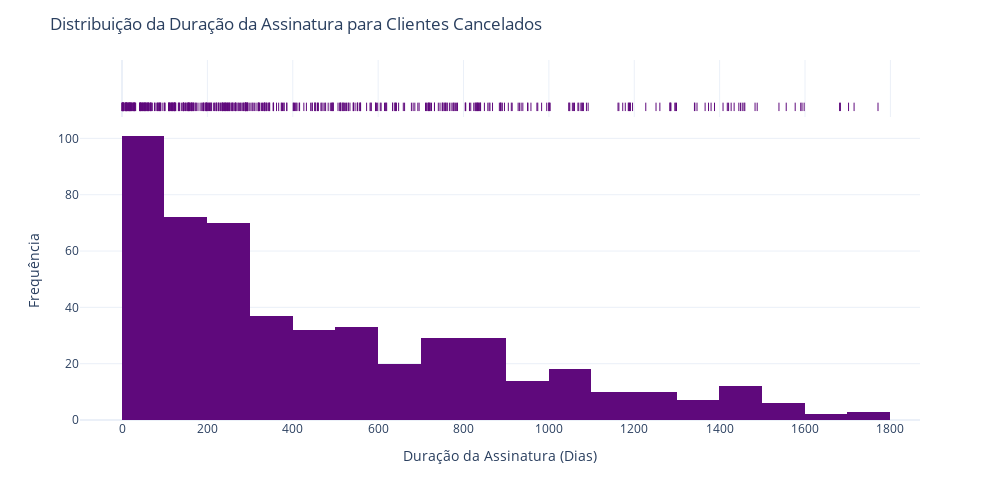

Notebook code cell kept with this figure:
### Markdown cell above
Criação do gráfico para visualização da distribuição da duração das assinaturas para os clientes que cancelaram suas assinaturas.

### Code cell
# 
fig = px.histogram(
    cancelled_data, 
    x='subscription_duration', 
    nbins=30, 
    marginal='rug',  # Altere para 'box', 'violin', ou 'rug' para diferentes tipos de marginais
    color_discrete_sequence=['#5F097C'],
    width=1000, height=500)


fig.update_layout(
    title='Distribuição da Duração da Assinatura para Clientes Cancelados',
    xaxis_title='Duração da Assinatura (Dias)',
    yaxis_title='Frequência',
    template='plotly_white'
)

fig.write_image('imgs/subscription_duration.png')
fig.show()

### Figure 1 — Plotly figure (JSON) as saved in the notebook; plotly's stock layout.template omitted (floating-point values rounded to 4 significant figures; data arrays with more than 128 entries replaced by an {"elided": "..."} marker saying what was removed)
{"data": [{"alignmentgroup": "True", "bingroup": "x", "hovertemplate": "subscription_duration=%{x}<br>count=%{y}<extra></extra>", "legendgroup": "", "marker": {"color": "#5F097C", "pattern": {"shape": ""}}, "name": "", "nbinsx": 30, "offsetgroup": "", "orientation": "v", "showlegend": false, "type": "histogram", "x": {"elided": "505 int values"}, "xaxis": "x", "yaxis": "y"}, {"alignmentgroup": "True", "boxpoints": "all", "fillcolor": "rgba(255,255,255,0)", "hoveron": "points", "hovertemplate": "subscription_duration=%{x}<extra></extra>", "jitter": 0, "legendgroup": "", "line": {"color": "rgba(255,255,255,0)"}, "marker": {"color": "#5F097C", "symbol": "line-ns-open"}, "name": "", "offsetgroup": "", "showlegend": false, "type": "box", "x": {"elided": "505 int values"}, "xaxis": "x2", "yaxis": "y2"}], "layout": {"barmode": "relative", "height": 500, "legend": {"tracegroupgap": 0}, "margin": {"t": 60}, "title": {"text": "Distribuição da Duração da Assinatura para Clientes Cancelados"}, "width": 1000, "xaxis": {"anchor": "y", "domain": [0, 1], "title": {"text": "Duração da Assinatura (Dias)"}}, "xaxis2": {"anchor": "y2", "domain": [0, 1], "matches": "x", "showgrid": true, "showticklabels": false}, "yaxis": {"anchor": "x", "domain": [0, 0.8316], "title": {"text": "Frequência"}}, "yaxis2": {"anchor": "x2", "domain": [0.8416, 1], "matches": "y2", "showgrid": false, "showline": false, "showticklabels": false, "ticks": ""}}}
